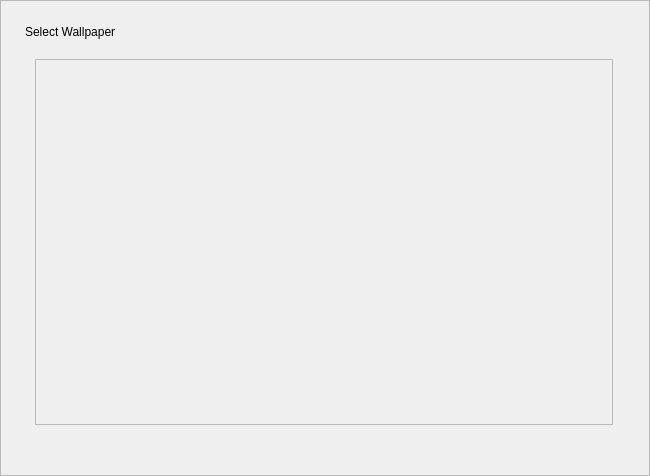
<?xml version="1.0" encoding="UTF-8"?>
<ui version="4.0">
 <class>Wallpaper</class>
 <widget class="QWidget" name="Wallpaper">
  <property name="geometry">
   <rect>
    <x>0</x>
    <y>0</y>
    <width>650</width>
    <height>476</height>
   </rect>
  </property>
  <property name="windowTitle">
   <string>Form</string>
  </property>
  <layout class="QVBoxLayout" name="verticalLayout">
   <property name="spacing">
    <number>0</number>
   </property>
   <property name="leftMargin">
    <number>0</number>
   </property>
   <property name="topMargin">
    <number>0</number>
   </property>
   <property name="rightMargin">
    <number>0</number>
   </property>
   <property name="bottomMargin">
    <number>0</number>
   </property>
   <item>
    <widget class="QScrollArea" name="scrollArea">
     <property name="widgetResizable">
      <bool>true</bool>
     </property>
     <widget class="QWidget" name="scrollAreaWidgetContents">
      <property name="geometry">
       <rect>
        <x>0</x>
        <y>0</y>
        <width>648</width>
        <height>474</height>
       </rect>
      </property>
      <layout class="QVBoxLayout" name="verticalLayout_2">
       <property name="spacing">
        <number>0</number>
       </property>
       <property name="leftMargin">
        <number>24</number>
       </property>
       <property name="topMargin">
        <number>24</number>
       </property>
       <property name="rightMargin">
        <number>24</number>
       </property>
       <property name="bottomMargin">
        <number>40</number>
       </property>
       <item>
        <widget class="QStackedWidget" name="stackedWidget">
         <property name="currentIndex">
          <number>1</number>
         </property>
         <widget class="QWidget" name="page_setting">
          <layout class="QVBoxLayout" name="verticalLayout_10">
           <property name="spacing">
            <number>24</number>
           </property>
           <property name="leftMargin">
            <number>0</number>
           </property>
           <property name="topMargin">
            <number>0</number>
           </property>
           <property name="rightMargin">
            <number>0</number>
           </property>
           <property name="bottomMargin">
            <number>0</number>
           </property>
           <item>
            <layout class="QVBoxLayout" name="verticalLayout_9">
             <property name="spacing">
              <number>10</number>
             </property>
             <item>
              <widget class="QLabel" name="label">
               <property name="text">
                <string>Set wallpaper</string>
               </property>
              </widget>
             </item>
             <item>
              <layout class="QGridLayout" name="gridLayout">
               <property name="horizontalSpacing">
                <number>24</number>
               </property>
               <property name="verticalSpacing">
                <number>10</number>
               </property>
               <item row="0" column="1">
                <widget class="QWidget" name="widget_lockscreen_preview" native="true">
                 <property name="minimumSize">
                  <size>
                   <width>282</width>
                   <height>112</height>
                  </size>
                 </property>
                 <layout class="QVBoxLayout" name="verticalLayout_8">
                  <property name="spacing">
                   <number>0</number>
                  </property>
                  <property name="leftMargin">
                   <number>51</number>
                  </property>
                  <property name="topMargin">
                   <number>11</number>
                  </property>
                  <property name="rightMargin">
                   <number>51</number>
                  </property>
                  <property name="bottomMargin">
                   <number>11</number>
                  </property>
                 </layout>
                </widget>
               </item>
               <item row="0" column="0">
                <widget class="QWidget" name="widget_desktop_preview" native="true">
                 <property name="minimumSize">
                  <size>
                   <width>282</width>
                   <height>112</height>
                  </size>
                 </property>
                 <layout class="QVBoxLayout" name="verticalLayout_7">
                  <property name="spacing">
                   <number>0</number>
                  </property>
                  <property name="leftMargin">
                   <number>51</number>
                  </property>
                  <property name="topMargin">
                   <number>11</number>
                  </property>
                  <property name="rightMargin">
                   <number>51</number>
                  </property>
                  <property name="bottomMargin">
                   <number>11</number>
                  </property>
                 </layout>
                </widget>
               </item>
               <item row="1" column="0">
                <widget class="QLabel" name="label_desktop_preview">
                 <property name="text">
                  <string>Desktop Wallpaper Preview</string>
                 </property>
                 <property name="alignment">
                  <set>Qt::AlignCenter</set>
                 </property>
                </widget>
               </item>
               <item row="1" column="1">
                <widget class="QLabel" name="label_lockscreen_preview">
                 <property name="text">
                  <string>Lock Screen WallPaper Preview</string>
                 </property>
                 <property name="alignment">
                  <set>Qt::AlignCenter</set>
                 </property>
                </widget>
               </item>
              </layout>
             </item>
            </layout>
           </item>
           <item>
            <layout class="QVBoxLayout" name="verticalLayout_4">
             <property name="spacing">
              <number>10</number>
             </property>
             <item>
              <widget class="QLabel" name="label_2">
               <property name="text">
                <string>Select wallpaper</string>
               </property>
              </widget>
             </item>
             <item>
              <layout class="QVBoxLayout" name="vLayout_chooser">
               <property name="spacing">
                <number>24</number>
               </property>
              </layout>
             </item>
            </layout>
           </item>
           <item>
            <spacer name="verticalSpacer">
             <property name="orientation">
              <enum>Qt::Vertical</enum>
             </property>
             <property name="sizeHint" stdset="0">
              <size>
               <width>20</width>
               <height>222</height>
              </size>
             </property>
            </spacer>
           </item>
          </layout>
         </widget>
         <widget class="QWidget" name="page_selector">
          <layout class="QVBoxLayout" name="verticalLayout_5">
           <property name="spacing">
            <number>10</number>
           </property>
           <property name="leftMargin">
            <number>0</number>
           </property>
           <property name="topMargin">
            <number>0</number>
           </property>
           <property name="rightMargin">
            <number>0</number>
           </property>
           <property name="bottomMargin">
            <number>0</number>
           </property>
           <item>
            <widget class="QLabel" name="label_select_wallpaper">
             <property name="text">
              <string>Select Wallpaper</string>
             </property>
            </widget>
           </item>
           <item>
            <widget class="QWidget" name="widget" native="true">
             <layout class="QVBoxLayout" name="verticalLayout_3">
              <property name="spacing">
               <number>0</number>
              </property>
              <property name="leftMargin">
               <number>10</number>
              </property>
              <property name="topMargin">
               <number>10</number>
              </property>
              <property name="rightMargin">
               <number>12</number>
              </property>
              <property name="bottomMargin">
               <number>10</number>
              </property>
              <item>
               <widget class="QScrollArea" name="scrollArea_wallpaper">
                <property name="maximumSize">
                 <size>
                  <width>587</width>
                  <height>450</height>
                 </size>
                </property>
                <property name="widgetResizable">
                 <bool>true</bool>
                </property>
                <widget class="QWidget" name="scrollAreaContents_wallpaper">
                 <property name="geometry">
                  <rect>
                   <x>0</x>
                   <y>0</y>
                   <width>576</width>
                   <height>355</height>
                  </rect>
                 </property>
                </widget>
               </widget>
              </item>
             </layout>
            </widget>
           </item>
          </layout>
         </widget>
        </widget>
       </item>
      </layout>
     </widget>
    </widget>
   </item>
  </layout>
 </widget>
 <resources/>
 <connections/>
</ui>
